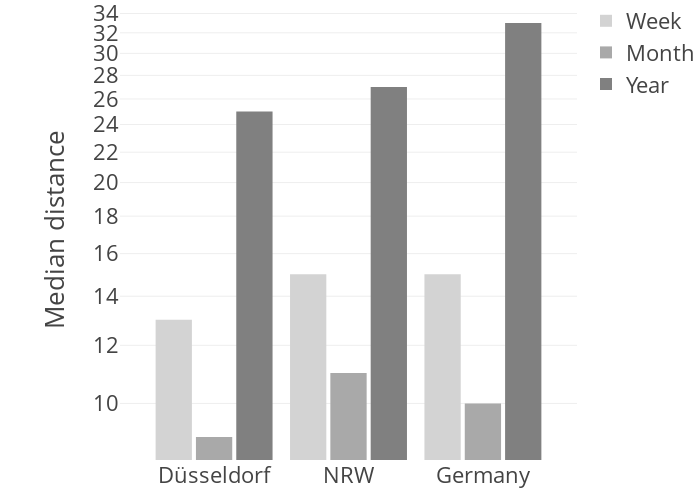

This figure's notebook cell:
### Code cell
distance_distribution_df = pd.DataFrame(distance_distribution)
fig = px.bar(distance_distribution_df, x='geographic_area', y="median_distance", color='seasonal_period', barmode='group', color_discrete_sequence=["lightgrey", "darkgrey", "grey"],
             title='Grouped Bar Chart', labels={"seasonal_period": ""})
fig.update_yaxes(type="log")
fig.update_layout(template="presentation", bargap=0.1, bargroupgap=0.1, width=700, height=500,
                  font=dict(size=22),
                  margin=dict(l=120,r=0,t=0,b=40),
                  xaxis=dict(
                        range=[-0.7, 2.7],
                        title=dict(
                            text='',
                            standoff=0
                        ),
                        tickangle=0
                    ),
                  title="",
                    yaxis=dict(
                        title=dict(
                            text='Median distance',
                            standoff=20
                        ),
                        tickangle=0
                    )
                 )
fig.show()
fig.write_image("figures/sequence_counts.svg", width=700, height=500)

### Figure 1 — Plotly figure (JSON) as saved in the notebook; plotly's stock layout.template omitted (floating-point values rounded to 4 significant figures)
{"data": [{"alignmentgroup": "True", "hovertemplate": "=Week<br>geographic_area=%{x}<br>median_distance=%{y}<extra></extra>", "legendgroup": "Week", "marker": {"color": "lightgrey", "pattern": {"shape": ""}}, "name": "Week", "offsetgroup": "Week", "orientation": "v", "showlegend": true, "textposition": "auto", "type": "bar", "x": ["Düsseldorf", "NRW", "Germany"], "xaxis": "x", "y": [13, 15, 15], "yaxis": "y"}, {"alignmentgroup": "True", "hovertemplate": "=Month<br>geographic_area=%{x}<br>median_distance=%{y}<extra></extra>", "legendgroup": "Month", "marker": {"color": "darkgrey", "pattern": {"shape": ""}}, "name": "Month", "offsetgroup": "Month", "orientation": "v", "showlegend": true, "textposition": "auto", "type": "bar", "x": ["Düsseldorf", "NRW", "Germany"], "xaxis": "x", "y": [9, 11, 10], "yaxis": "y"}, {"alignmentgroup": "True", "hovertemplate": "=Year<br>geographic_area=%{x}<br>median_distance=%{y}<extra></extra>", "legendgroup": "Year", "marker": {"color": "grey", "pattern": {"shape": ""}}, "name": "Year", "offsetgroup": "Year", "orientation": "v", "showlegend": true, "textposition": "auto", "type": "bar", "x": ["Düsseldorf", "NRW", "Germany"], "xaxis": "x", "y": [25, 27, 33], "yaxis": "y"}], "layout": {"bargap": 0.1, "bargroupgap": 0.1, "barmode": "group", "font": {"size": 22}, "height": 500, "legend": {"title": {"text": ""}, "tracegroupgap": 0}, "margin": {"b": 40, "l": 120, "r": 0, "t": 0}, "title": {"text": ""}, "width": 700, "xaxis": {"anchor": "y", "domain": [0, 1], "range": [-0.7, 2.7], "tickangle": 0, "title": {"standoff": 0, "text": ""}, "type": "category"}, "yaxis": {"anchor": "x", "autorange": true, "domain": [0, 1], "range": [0.9229, 1.55], "tickangle": 0, "title": {"standoff": 20, "text": "Median distance"}, "type": "log"}}}
